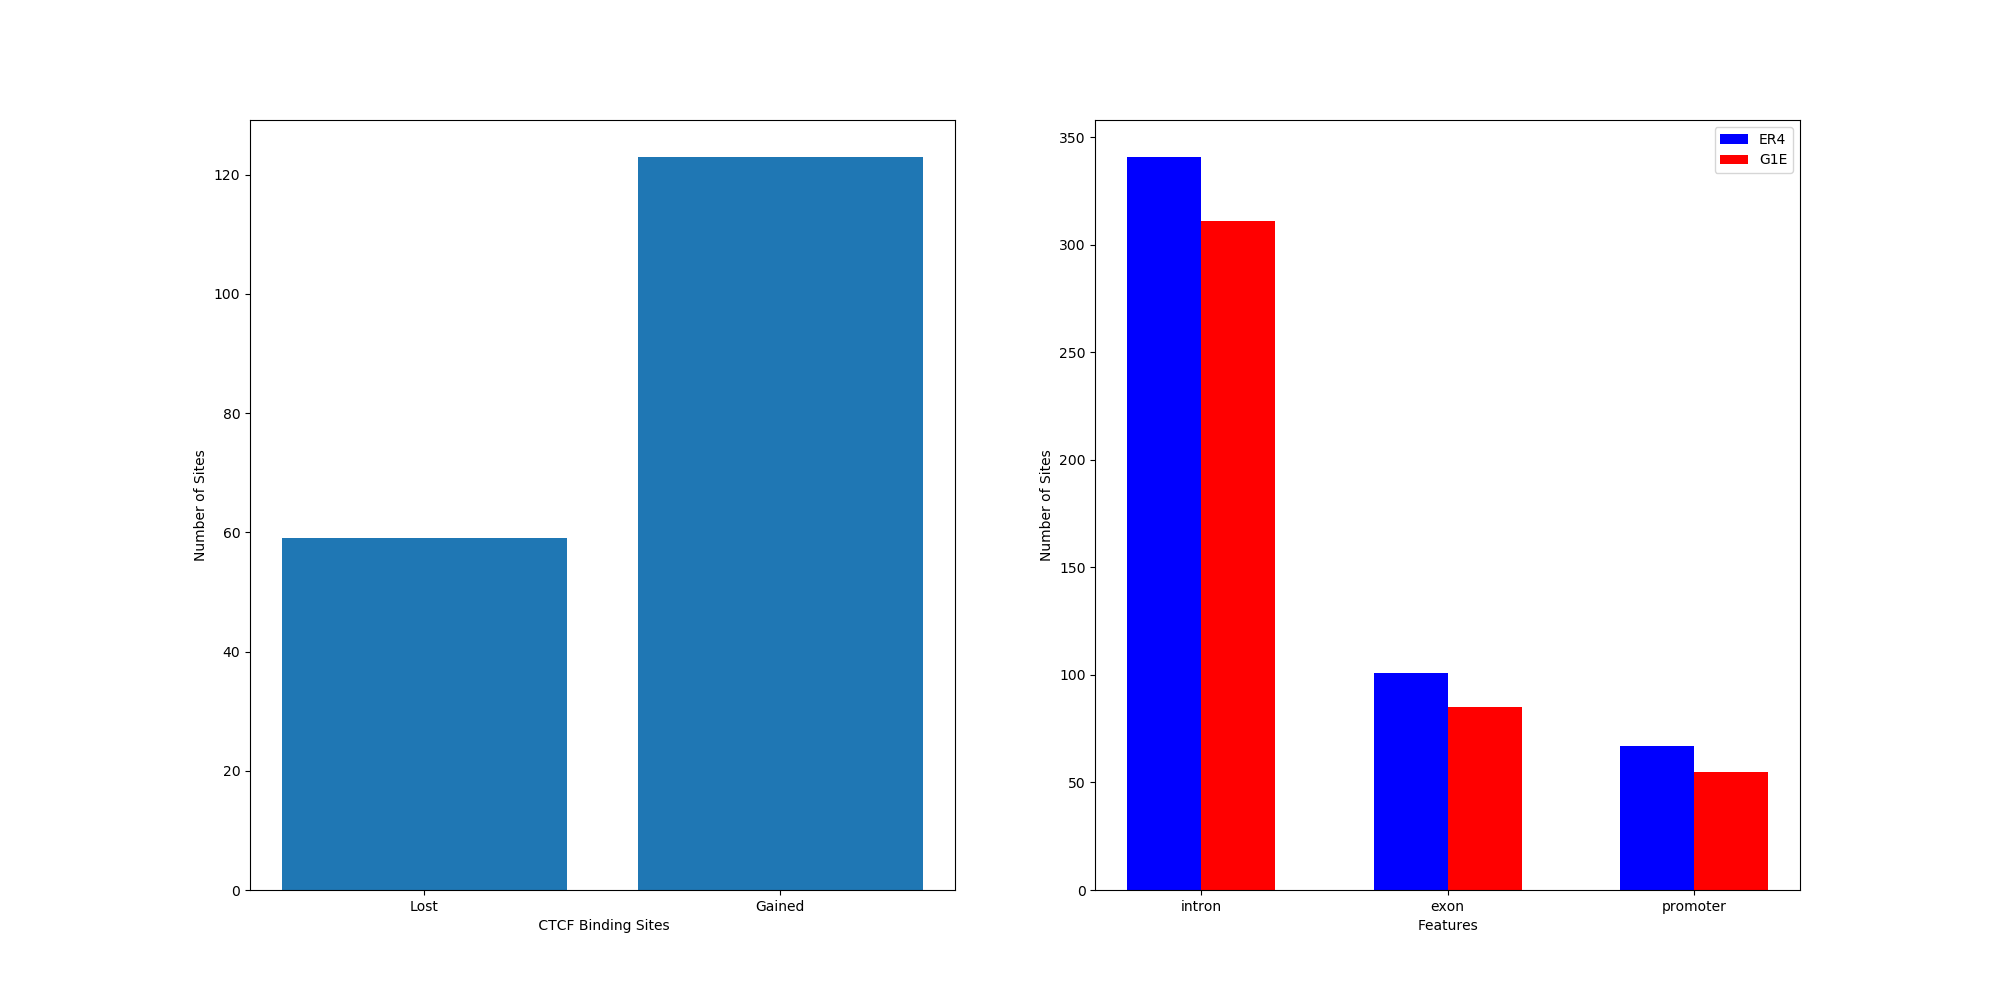

The script that saved this image:
#!/usr/bin/env python3

import sys
import numpy as np
import matplotlib.pyplot as plt


er4={}
g1e={}


f = open(sys.argv[1])

for line in f:
   col = line.rstrip("\n").split("\t")
   er4.setdefault(col[3], 0)
   er4[col[3]] += 1
    
f2 = open(sys.argv[2])
for line in f2:
   col = line.rstrip("\n").split("\t")
   g1e.setdefault(col[3], 0)
   g1e[col[3]] += 1
   
# {'intron': 341, 'exon': 101, 'promoter': 67}
# {'intron': 311, 'exon': 85, 'promoter': 55}  



# print(er4)
# print(g1e)


f3 = open(sys.argv[3])
f4 = open(sys.argv[4])

gained = 0 #gained, er first <binding..>
lost = 0 #lost, g1e first <2binding...>

for line in f3:
    gained += 1

for line in f4:
    lost += 1 


x_value = np.arange(len(er4))
width = 0.3

fig, axes = plt.subplots(nrows=1,ncols=2,figsize=(20, 10))
axes = axes.flatten()
axes[0].bar(x=["Lost", "Gained"], height = [lost, gained])
axes[0].set_xlabel(" CTCF Binding Sites")
axes[0].set_ylabel("Number of Sites")
axes[1].bar(x= x_value - width/2, height = list(er4.values()), width = width, color = "blue", label = "ER4")
axes[1].bar(x= x_value + width/2, height = list(g1e.values()), width = width, color = "red", label = "G1E")
axes[1].set_xticks(x_value)
axes[1].set_xticklabels(er4.keys())
axes[1].legend()
axes[1].set_xlabel("Features")
axes[1].set_ylabel("Number of Sites")

fig.savefig("overlapping.png")
plt.close(fig)



